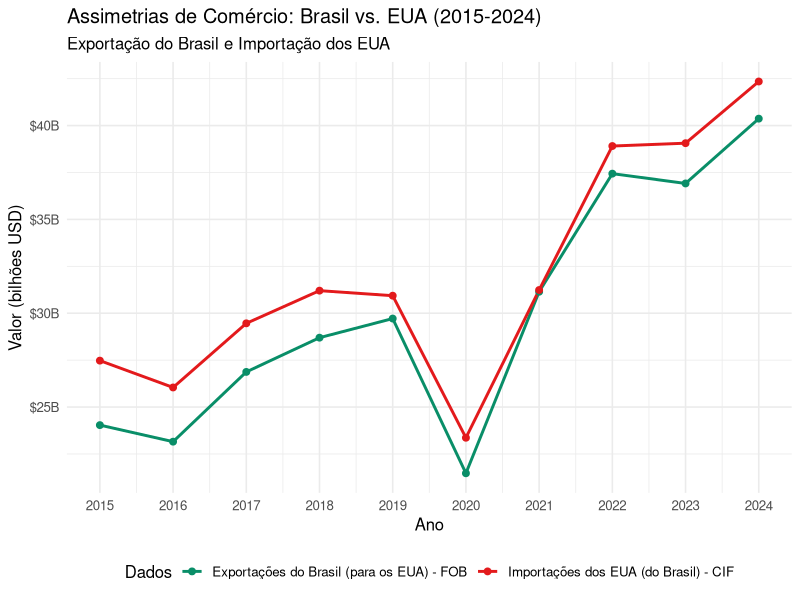
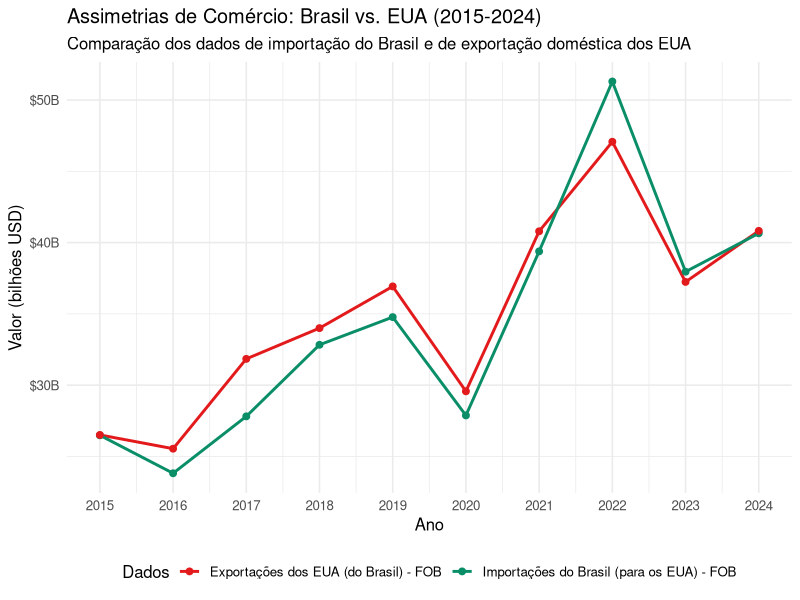

Reproduce these figures in R, in order.
## ---- chunk 1
#| code-fold: true

library(readxl)
library(tidyverse)
library(scales)

exp_br_imp_usa_long <- read_csv2("./data/output/exp_br_imp_usa_long.csv", show_col_types = FALSE)

ggplot(exp_br_imp_usa_long, aes(x = ano, y = valor_bilhoes, color = tipo)) +
  geom_line(linewidth = 1) +
  geom_point(size = 2) +
  scale_color_manual(
    values = c("exp_br" = "#098e68ff", "imp_usa" = "#e31a1c"),
    labels = c(
      "exp_br" = "Exportações do Brasil (para os EUA) - FOB",
      "imp_usa" = "Importações dos EUA (do Brasil) - CIF"
    )
  ) +
  scale_x_continuous(breaks = unique(exp_br_imp_usa_long$ano)) +
  scale_y_continuous(
    labels = scales::dollar_format(prefix = "$", scale = 1, suffix = "B")
  ) +
  labs(
    title = "Assimetrias de Comércio: Brasil vs. EUA (2015-2024)",
    subtitle = "Exportação do Brasil e Importação dos EUA",
    x = "Ano",
    y = "Valor (bilhões USD)",
    color = "Dados"
  ) +
  theme_minimal(base_size = 12) +
  theme(legend.position = "bottom")

## ---- chunk 2
#| code-fold: true

exp_br_imp_usa <- exp_br_imp_usa_long %>%
  pivot_wider(
    names_from = tipo,
    values_from = valor_bilhoes
  )

exp_br_imp_usa_diff <- exp_br_imp_usa %>%
  mutate(diferenca_percentual = ((imp_usa - exp_br) / exp_br) * 100) %>%
  mutate(diferenca_valor = ((imp_usa - exp_br)))

indice_max <- which.max(exp_br_imp_usa_diff$diferenca_percentual)
maior_diferenca <- round(exp_br_imp_usa_diff$diferenca_percentual[indice_max],2)
ano_maior_diferenca <- exp_br_imp_usa_diff$ano[indice_max]



indice_min <- which.min(exp_br_imp_usa_diff$diferenca_percentual)
menor_diferenca <- round(exp_br_imp_usa_diff$diferenca_percentual[indice_min],2)
ano_menor_diferenca <- exp_br_imp_usa_diff$ano[indice_min]

## ---- chunk 3
#| code-fold: true


imp_br_exp_usa_long <- read_csv2("./data/output/imp_br_exp_domestic_usa_long.csv", show_col_types = FALSE)

# Create the plot
ggplot(imp_br_exp_usa_long, aes(x = ano, y = valor_bilhoes, color = tipo)) +
  geom_line(linewidth = 1) +
  geom_point(size = 2) +
  scale_color_manual(
    values = c("imp_br" = "#098e68ff", "exp_usa" = "#e31a1c"),
    labels = c(
      "imp_br" = "Importações do Brasil (para os EUA) - FOB",
      "exp_usa" = "Exportações dos EUA (do Brasil) - FOB"
    )
  ) +
  scale_x_continuous(breaks = unique(imp_br_exp_usa_long$ano)) +
  scale_y_continuous(
    labels = scales::dollar_format(prefix = "$", scale = 1, suffix = "B")
  ) +
  labs(
    title = "Assimetrias de Comércio: Brasil vs. EUA (2015-2024)",
    subtitle = "Comparação dos dados de importação do Brasil e de exportação doméstica dos EUA",
    x = "Ano",
    y = "Valor (bilhões USD)",
    color = "Dados"
  ) +
  theme_minimal(base_size = 12) +
  theme(legend.position = "bottom")

## ---- chunk 4
#| code-fold: true

imp_br_exp_us <- imp_br_exp_usa_long %>%
  pivot_wider(
    names_from = tipo,
    values_from = valor_bilhoes
  )

imp_br_exp_us_diff <- imp_br_exp_us %>%
  mutate(diferenca_percentual = ((exp_usa - imp_br) / imp_br) * 100) %>%
  mutate(diferenca_valor = ((exp_usa - imp_br)))

indice_max <- which.max(imp_br_exp_us_diff$diferenca_percentual)
maior_diferenca <- round(imp_br_exp_us_diff$diferenca_percentual[indice_max],2)
ano_maior_diferenca <- imp_br_exp_us_diff$ano[indice_max]

indice_min <- which.min(imp_br_exp_us_diff$diferenca_percentual)
menor_diferenca <- round(imp_br_exp_us_diff$diferenca_percentual[indice_min],2)
ano_menor_diferenca <- imp_br_exp_us_diff$ano[indice_min]

média = round(mean(imp_br_exp_us_diff$diferenca_percentual),2)
